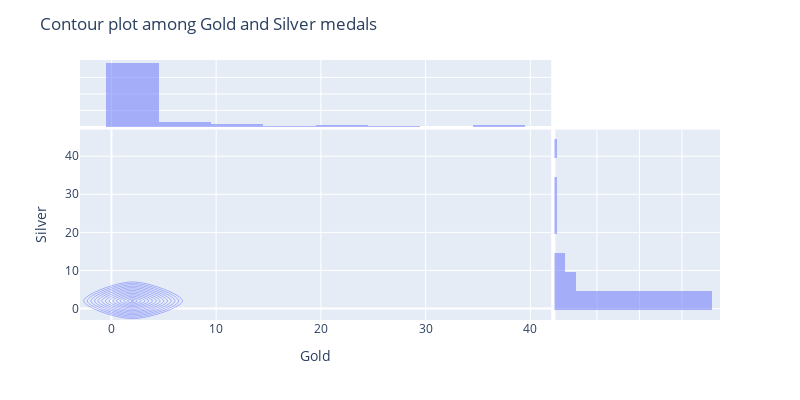

Notebook cell for this chart:
### Code cell
# # contour plot 
# contour plot 
# sns.kdeplot(x=scatter_data["Gold"], y=scatter_data["Silver"])
# plt.xlabel("Gold")
# plt.ylabel('Silver')
# plt.show()

# contour plot 
fig = px.density_contour(scatter_data, x="Gold", y="Silver", marginal_x="histogram", marginal_y="histogram")
fig.update_layout(width=800, height=400, title='Contour plot among Gold and Silver medals')
fig.show()

### Figure 1 — Plotly figure (JSON) as saved in the notebook; plotly's stock layout.template omitted (floating-point values rounded to 4 significant figures)
{"data": [{"contours": {"coloring": "none"}, "hovertemplate": "Gold=%{x}<br>Silver=%{y}<br>count=%{z}<extra></extra>", "legendgroup": "", "line": {"color": "#636efa"}, "name": "", "showlegend": false, "type": "histogram2dcontour", "x": [39, 38, 27, 22, 20, 17, 10, 10, 10, 10, 7, 7, 7, 7, 6, 6, 4, 4, 4, 4, 4, 3, 3, 3, 3, 3, 3, 3, 3, 3, 3, 3, 2, 2, 2, 2, 2, 2, 2, 2, 2, 2, 2, 1, 1, 1, 1, 1, 1, 1, 1, 1, 1, 1, 1, 1, 1, 1, 1, 1, 1, 1, 1, 1, 1, 0, 0, 0, 0, 0, 0, 0, 0, 0, 0, 0, 0, 0, 0, 0, 0, 0, 0, 0, 0, 0, 0, 0, 0, 0, 0, 0, 0], "xaxis": "x", "xbingroup": "x", "y": [41, 32, 14, 21, 28, 7, 12, 12, 11, 10, 6, 6, 6, 3, 7, 4, 5, 4, 4, 2, 1, 8, 6, 4, 4, 3, 2, 1, 1, 1, 1, 0, 5, 4, 2, 1, 1, 1, 0, 0, 0, 0, 0, 6, 3, 3, 3, 2, 2, 2, 2, 2, 1, 1, 1, 1, 1, 1, 0, 0, 0, 0, 0, 0, 0, 4, 3, 3, 2, 2, 1, 1, 1, 1, 1, 1, 1, 1, 1, 1, 1, 1, 0, 0, 0, 0, 0, 0, 0, 0, 0, 0, 0], "yaxis": "y", "ybingroup": "y"}, {"alignmentgroup": "True", "bingroup": "x", "hovertemplate": "Gold=%{x}<br>count=%{y}<extra></extra>", "legendgroup": "", "marker": {"color": "#636efa"}, "name": "", "offsetgroup": "", "opacity": 0.5, "showlegend": false, "type": "histogram", "x": [39, 38, 27, 22, 20, 17, 10, 10, 10, 10, 7, 7, 7, 7, 6, 6, 4, 4, 4, 4, 4, 3, 3, 3, 3, 3, 3, 3, 3, 3, 3, 3, 2, 2, 2, 2, 2, 2, 2, 2, 2, 2, 2, 1, 1, 1, 1, 1, 1, 1, 1, 1, 1, 1, 1, 1, 1, 1, 1, 1, 1, 1, 1, 1, 1, 0, 0, 0, 0, 0, 0, 0, 0, 0, 0, 0, 0, 0, 0, 0, 0, 0, 0, 0, 0, 0, 0, 0, 0, 0, 0, 0, 0], "xaxis": "x3", "yaxis": "y3"}, {"alignmentgroup": "True", "bingroup": "y", "hovertemplate": "Silver=%{y}<br>count=%{x}<extra></extra>", "legendgroup": "", "marker": {"color": "#636efa"}, "name": "", "offsetgroup": "", "opacity": 0.5, "showlegend": false, "type": "histogram", "xaxis": "x2", "y": [41, 32, 14, 21, 28, 7, 12, 12, 11, 10, 6, 6, 6, 3, 7, 4, 5, 4, 4, 2, 1, 8, 6, 4, 4, 3, 2, 1, 1, 1, 1, 0, 5, 4, 2, 1, 1, 1, 0, 0, 0, 0, 0, 6, 3, 3, 3, 2, 2, 2, 2, 2, 1, 1, 1, 1, 1, 1, 0, 0, 0, 0, 0, 0, 0, 4, 3, 3, 2, 2, 1, 1, 1, 1, 1, 1, 1, 1, 1, 1, 1, 1, 0, 0, 0, 0, 0, 0, 0, 0, 0, 0, 0], "yaxis": "y2"}], "layout": {"barmode": "overlay", "height": 400, "legend": {"tracegroupgap": 0}, "margin": {"t": 60}, "title": {"text": "Contour plot among Gold and Silver medals"}, "width": 800, "xaxis": {"anchor": "y", "domain": [0, 0.7363], "title": {"text": "Gold"}}, "xaxis2": {"anchor": "y2", "domain": [0.7413, 1], "matches": "x2", "showgrid": true, "showline": false, "showticklabels": false, "ticks": ""}, "xaxis3": {"anchor": "y3", "domain": [0, 0.7363], "matches": "x", "showgrid": true, "showticklabels": false}, "xaxis4": {"anchor": "y4", "domain": [0.7413, 1], "matches": "x2", "showgrid": true, "showline": false, "showticklabels": false, "ticks": ""}, "yaxis": {"anchor": "x", "domain": [0, 0.7326], "title": {"text": "Silver"}}, "yaxis2": {"anchor": "x2", "domain": [0, 0.7326], "matches": "y", "showgrid": true, "showticklabels": false}, "yaxis3": {"anchor": "x3", "domain": [0.7426, 1], "matches": "y3", "showgrid": true, "showline": false, "showticklabels": false, "ticks": ""}, "yaxis4": {"anchor": "x4", "domain": [0.7426, 1], "matches": "y3", "showgrid": true, "showline": false, "showticklabels": false, "ticks": ""}}}
